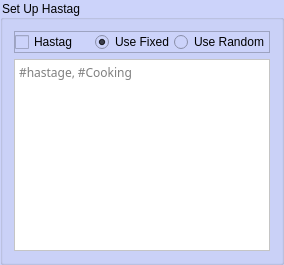
              <widget class="QGroupBox" name="groupBox_18">
               <property name="styleSheet">
                <string notr="true">background-color: rgb(204, 211, 250);</string>
               </property>
               <property name="title">
                <string>Set Up Hastag</string>
               </property>
               <layout class="QVBoxLayout" name="verticalLayout_9">
                <item>
                 <widget class="QFrame" name="frame_8">
                  <property name="frameShape">
                   <enum>QFrame::StyledPanel</enum>
                  </property>
                  <property name="frameShadow">
                   <enum>QFrame::Raised</enum>
                  </property>
                  <layout class="QHBoxLayout" name="horizontalLayout_30">
                   <property name="spacing">
                    <number>0</number>
                   </property>
                   <property name="leftMargin">
                    <number>0</number>
                   </property>
                   <property name="topMargin">
                    <number>0</number>
                   </property>
                   <property name="rightMargin">
                    <number>0</number>
                   </property>
                   <property name="bottomMargin">
                    <number>0</number>
                   </property>
                   <item>
                    <widget class="QCheckBox" name="hastag_video">
                     <property name="text">
                      <string>Hastag</string>
                     </property>
                    </widget>
                   </item>
                   <item>
                    <widget class="QWidget" name="widget_13" native="true">
                     <layout class="QHBoxLayout" name="horizontalLayout_31">
                      <property name="spacing">
                       <number>0</number>
                      </property>
                      <property name="leftMargin">
                       <number>0</number>
                      </property>
                      <property name="topMargin">
                       <number>0</number>
                      </property>
                      <property name="rightMargin">
                       <number>0</number>
                      </property>
                      <property name="bottomMargin">
                       <number>0</number>
                      </property>
                      <item>
                       <widget class="QRadioButton" name="video_use_fixed_hastag">
                        <property name="text">
                         <string>Use Fixed</string>
                        </property>
                        <property name="checked">
                         <bool>true</bool>
                        </property>
                       </widget>
                      </item>
                      <item>
                       <widget class="QRadioButton" name="video_use_random_hastag">
                        <property name="text">
                         <string>Use Random</string>
                        </property>
                       </widget>
                      </item>
                     </layout>
                    </widget>
                   </item>
                  </layout>
                 </widget>
                </item>
                <item>
                 <widget class="QPlainTextEdit" name="post_videos_hastag">
                  <property name="font">
                   <font>
                    <family>Noto Sans Khmer</family>
                   </font>
                  </property>
                  <property name="styleSheet">
                   <string notr="true">background-color: rgb(255, 255, 255);</string>
                  </property>
                  <property name="placeholderText">
                   <string>#hastage, #Cooking</string>
                  </property>
                 </widget>
                </item>
               </layout>
              </widget>
